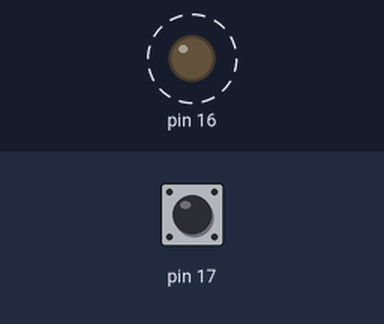
The sketch below on a simulated Arduino Uno, built with avr-gcc and run on an emulated ATmega328P. On the bench: output pins drawn as LEDs (lit = HIGH). Dashed ring = blinking. The test bench sets the inputs (shaded band); at power-on: pin 17 HIGH. What the sketch prints to the serial monitor is not drawn.

Above: at 0.5 s.
Timing chart, 0 to 4.6 s (numbered marks = the images above):
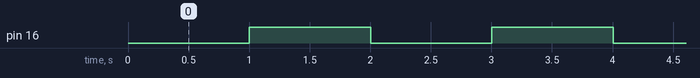

Measured:
- by itself, pin 16: alternates HIGH for 1.0 s and LOW for 1.0 s

The sketch:

Led_ex01.ino
```cpp
unsigned long t1 = 0; //task1에 대한 변수
unsigned long t2 = 0; //task2에 대한 변수
unsigned long t3 = 0; //task2에 대한 변수

int btn_cnt = 0;
//bool old_btn = HIGH;

void setup() {
  Serial.begin(115200);
  pinMode(16,OUTPUT); //출력으로 설정

}


void loop() {
  //버튼이 눌러진 횟수를 업카운트하고 싶다
  if (digitalRead(17) == LOW) {
    delay(200);
    //버튼이 눌려진것이다
    btn_cnt++;
  }

  //LED를 1초간격으로 토글시킨다(task1)
  if(millis() - t1 > 1000) {
    t1 = millis();
    //토글한다
  bool state = digitalRead(16);
  digitalWrite(16, !state);
  }

  //5초간격으로 시리얼모니터에 출력한다(task2)
  if(millis() - t2 > 1000) {
    t2 = millis();
    Serial.println("현재 btn카운터=");
    Serial.println(btn_cnt);
  }
}
```
